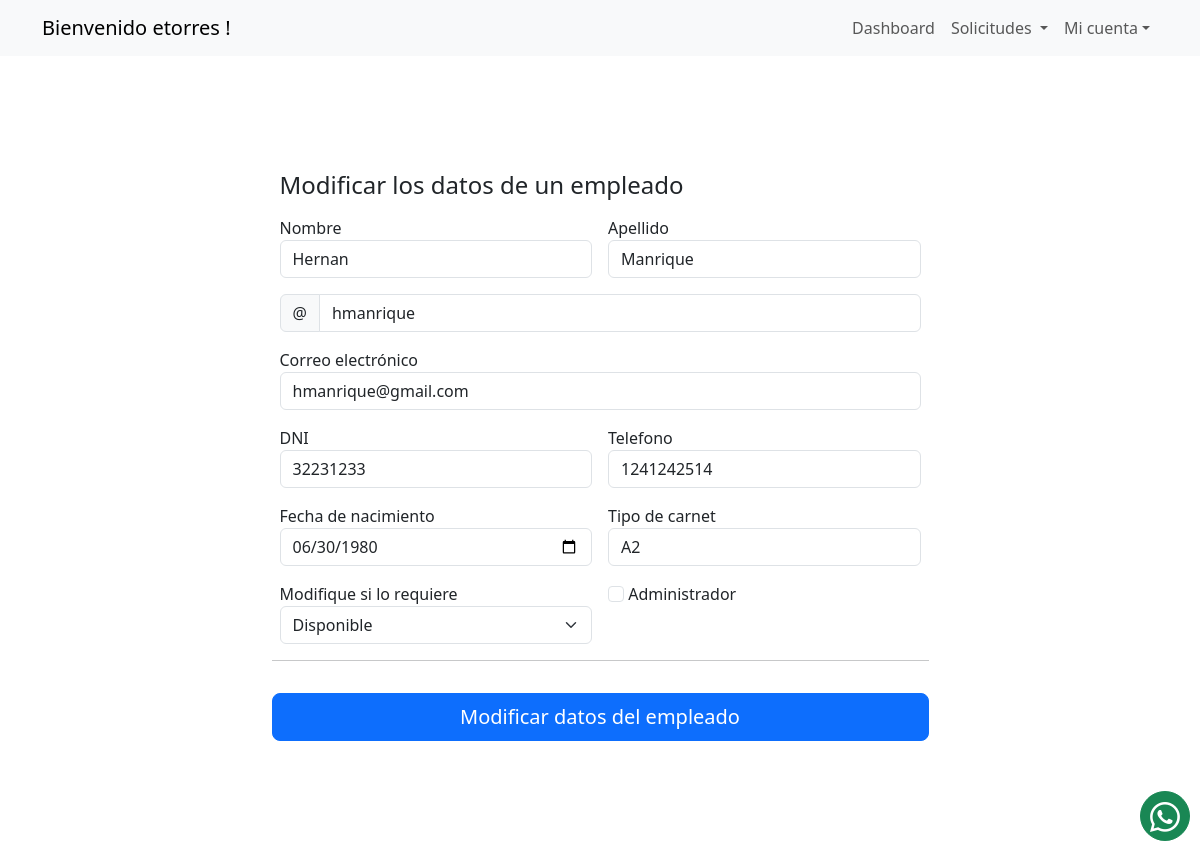
The page /empleados/42/ (signed in) on the database its author committed.
### solicitudes/models.py (models this page shows, shortened)
class Usuario(AbstractUser):
    dni = models.CharField(max_length=8, unique=True)
    telefono = models.CharField(max_length=10)
    fecha_creacion = models.DateField(null=True)
    id_tipo_usuario = models.ForeignKey(TiposUsuario, on_delete=models.CASCADE)
    class Meta:
        verbose_name_plural = "Usuarios"

class Empleado(Usuario):
    administrativo = models.BooleanField(default=False, null=True)
    fecha_nac = models.DateField(null=True)
    tipo_carnet = models.CharField(max_length=2)
    ausencias = models.IntegerField()
    id_estado_empleado = models.ForeignKey(EstadosEmpleado, on_delete=models.CASCADE)
    usuario = models.OneToOneField(Usuario, on_delete=models.CASCADE, parent_link=True)
    class Meta:
        verbose_name_plural = "Empleados"

### solicitudes/views.py (the view, shortened to what this page needs)
# urls.py: path('empleados/<int:empleado_id>/', views.empleado_detalle, name='empleado_detalle'),
@login_required
def empleado_detalle(request, empleado_id):
    empleado = get_object_or_404(Empleado, pk=empleado_id)
    estados = EstadosEmpleado.objects.all()
    if empleado.administrativo == True:
        empleado.administrativo = 1
    else:
        empleado.administrativo = 0
    if request.method == "GET":
        return render(
            request,
            "empleados/empleado_detalle.html",
            {"empleado": empleado, "estados": estados},
        )

### solicitudes/templates/empleados/empleado_detalle.html (shortened to what this page needs)
{% extends 'base.html' %} {% block content %}
<main class="container">
  <div class="row vh-100 d-flex justify-content-center align-items-center">
    <div class="col-md-7">
      <form
        action="{% url 'empleado_detalle' empleado.id %}"
        method="post"
        class="card-body"
      >
        <h4 class="mb-3">Modificar los datos de un empleado</h4>
        <div class="row g-3">
          <div class="col-sm-6">
            <label for="first_name">Nombre</label>
            <input
              type="text"
              name="first_name"
              class="form-control"
              value="{{empleado.first_name}}"
            />
          </div>
          <div class="col-sm-6">
            <label for="last_name">Apellido</label>
            <input
              type="text"
              name="last_name"
              class="form-control"
              value="{{empleado.last_name}}"
            />
          </div>
          <div class="input-group">
            <span class="input-group-text" id="basic-addon1">@</span>
            <input
              type="text"
              name="username"
              class="form-control"
              value="{{empleado.username}}"
            />
          </div>
          <div class="col-12">
            <label for="email">Correo electrónico</label>
            <input
              type="email"
              name="email"
              class="form-control"
              value="{{empleado.email}}"
            />
          </div>
          <div class="col-sm-6">
            <label for="dni">DNI</label>
            <input
              type="text"
              name="dni"
              class="form-control"
              value="{{empleado.dni}}"
            />
          </div>
          <div class="col-sm-6">
            <label for="telefono">Telefono</label>
            <input
              type="text"
              name="telefono"
              class="form-control"
              value="{{empleado.telefono}}"
            />
          </div>
          <div class="col-sm-6">
            <label for="fecha_nac">Fecha de nacimiento</label>
            <input
              type="date"
              name="fecha_nac"
              class="form-control"
              value="{{empleado.fecha_nac | date:'Y-m-d'}}"
            />
          </div>
          <div class="col-sm-6">
            <label for="tipo_carnet">Tipo de carnet</label>
            <input
              type="text"
              name="tipo_carnet"
              class="form-control"
              value="{{empleado.tipo_carnet}}"
            />
          </div>
          <div class="col-sm-6">
            <label for="id_estado_empleado">Modifique si lo requiere</label>
            <select
              name="id_estado_empleado"
              id="id_estado_empleado"
              class="form-select"
            >
              {% for estado in estados %}
              {% if estado.id == empleado.id_estado_empleado.id %}
              <option value="{{ estado.id }}" selected>
                {{ estado.descripcion }}
              </option>
              {% else %}
              <option value="{{ estado.id }}">{{ estado.descripcion }}</option>
              {% endif %}
              {% endfor %}
            </select>
          </div>
        <div class="col-sm-6">
          {% if empleado.administrativo == 1 %}
             <input class="form-check-input" type="checkbox" value="1" name="administrativo" id="administrativo" checked>
          {% else %}
             <input class="form-check-input" type="checkbox" value="0" name="administrativo" id="administrativo">
          {% endif %}
          <label class="form-check-label" for="administrativo">Administrador</label>
       </div>
        <hr />
        <button class="w-100 btn btn-primary btn-lg">
          Modificar datos del empleado
        </button>
      </form>
    </div>
  </div>
</main>
{% endblock %}

### solicitudes/templates/base.html (shortened to what this page needs)
{% load static %}
<!DOCTYPE html>
<html lang="en">
<head>
  <link href="https://cdn.jsdelivr.net/npm/bootstrap@5.3.2/dist/css/bootstrap.min.css" rel="stylesheet"
 />
  <link rel="stylesheet" href="https://cdn.jsdelivr.net/npm/bootstrap-icons@1.11.1/font/bootstrap-icons.css">
  <link rel="stylesheet" href="https://cdn.datatables.net/1.13.6/css/dataTables.bootstrap5.min.css">
  <link rel="stylesheet" href="https://cdn.datatables.net/1.13.6/css/jquery.dataTables.min.css">
  <link rel="stylesheet" href="https://cdn.datatables.net/buttons/2.4.2/css/buttons.dataTables.min.css">
  <link rel="stylesheet" type="text/css" href="{% static 'css/styles.css' %}">
</head>
<body>
  <nav class="navbar navbar-expand-lg bg-body-tertiary bg-dark text-white">
    <div class="container">
      {% if user.is_authenticated %}
        <a class="navbar-brand" href="#">
          Bienvenido {{ request.session.username }} !
        </a>
      {% endif %}
      <div class="collapse navbar-collapse" id="navbarNav">
        <ul class="navbar-nav ms-auto">
          {% if user.is_authenticated %}
            <li class="nav-item"><a class="nav-link" href="/dashboard/" role="button">Dashboard</a></li>
            <li class="nav-item dropdown">
              <a class="nav-link dropdown-toggle" href="#" role="button" data-bs-toggle="dropdown" aria-expanded="false">
              Solicitudes
              </a>
            </li>
            <li class="nav-item dropdown">
              <a class="nav-link dropdown-toggle" href="#" role="button" data-bs-toggle="dropdown"
                aria-expanded="false">Mi cuenta</a>
            </li>
          {% else %}
            <li class="nav-item"><a class="nav-link" href="/signup/">Registrarse</a></li>
            <li class="nav-item"><a class="nav-link" href="/signin/">Iniciar sesion</a></li>
          {% endif %}
        </ul>
      </div>
    </div>
  </nav>
  <div class="floating-buttons">
    {% if not user.is_staff %}
      <a href="https://w.app/widget-v1/kS1rmQ.js" target="_blank" class="btn btn-success" data-toggle="tooltip"
        data-placement="left" title="Chat con la Empresa">
        <i class="bi bi-whatsapp"></i>
      </a>
      {% endif %}
  </div>
  {% block content %}
  {% endblock %}
</body>
</html>

### project_v1/static/css/styles.css (style rules this page uses)
.floating-buttons { position: fixed; right: 10px; bottom: 10px; display: flex; flex-direction: column; align-items: flex-end; }
.floating-buttons button, .floating-buttons a { border-radius: 50%; margin-bottom: 5px; width: 50px; height: 50px; text-align: center; line-height: 50px; font-size: 30px; padding: 0; }

### rows shown on the page
Usuario: session.username "etorres"
Usuario: first_name "Hernan", last_name "Manrique", username "hmanrique", email "hmanrique@gmail.com", dni "32231233", telefono "1241242514"
Empleado: fecha_nac "06/30/1980", tipo_carnet "A2"

### other values the page prints
form field id_estado_empleado "Disponible"
